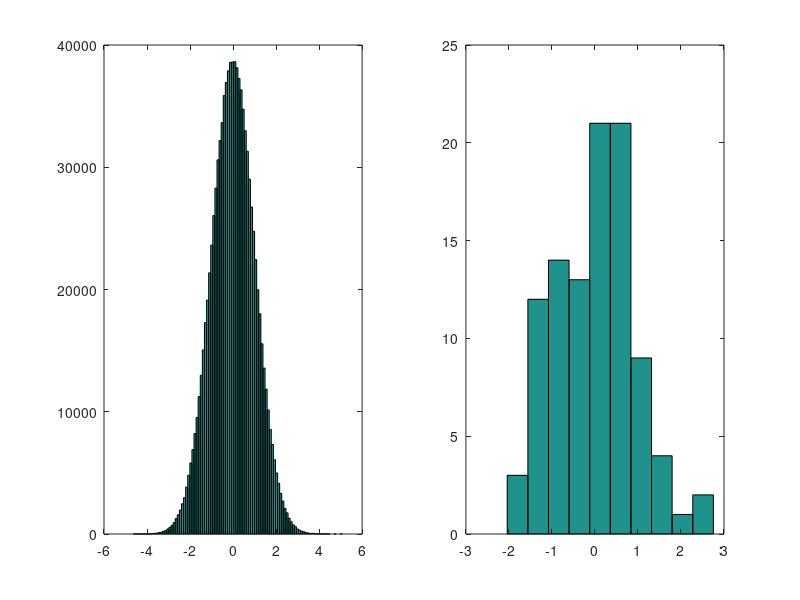
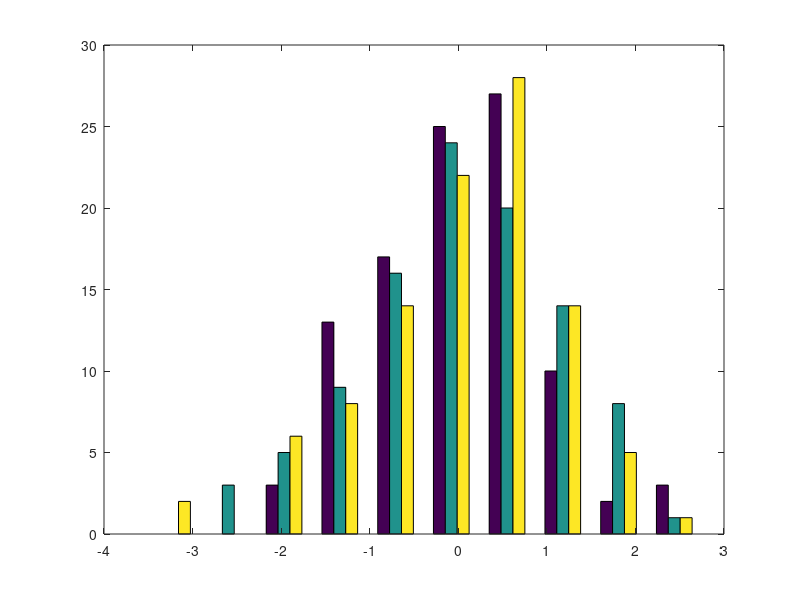

The MATLAB source for these figures, in order:
%% Statistics tutorial for Computational Geophysics
x = normrnd(0,1,1000000,1);
subplot(1,2,1)
hist(x,100)
u1 = randi([1,1e6],100,1);
u2 = randi([1,1e6],100,1);
u3 = randi([1,1e6],100,1);
s1_x = x(u1);
s2_x = x(u2);
s3_x = x(u3);
h_s = subplot(1,2,2);
hist(s1_x,10);
figure
hist([s1_x,s2_x,s3_x],10);
mean_s1 = mean(s1_x);mean_s2 = mean(s2_x);mean_s3 = mean(s3_x);
mean_s = mean([mean_s1,mean_s2,mean_s3]);

